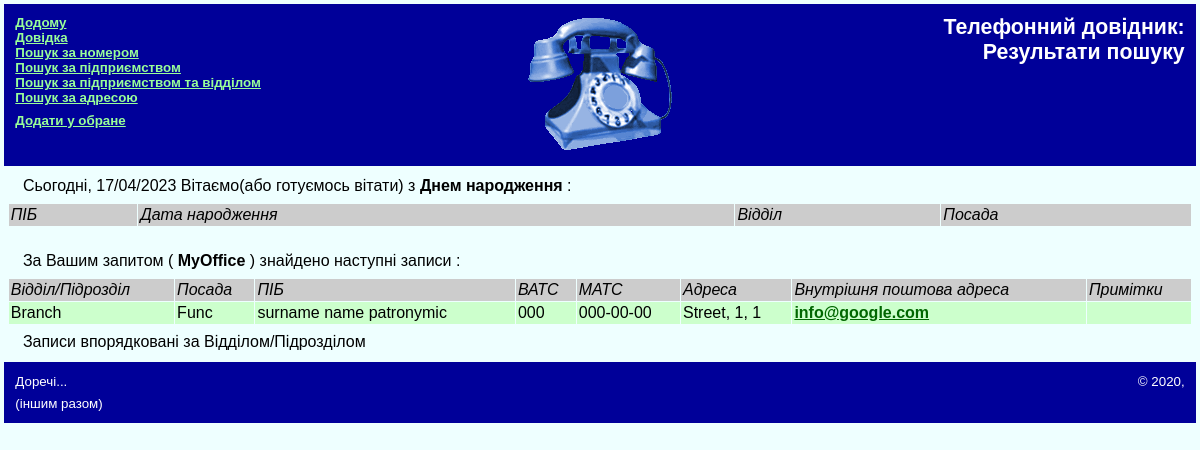
The app's page /searchn.php?n=1 with its own data.
### tables this page shows
CREATE TABLE office (
  offid int(10) unsigned NOT NULL auto_increment,
  office varchar(50) COMMENT 'Назва Підприемства',
  PRIMARY KEY (offid)
) COMMENT 'Перелік Підприемств';

CREATE TABLE ophone (
  id int(10) unsigned NOT NULL auto_increment,
  number varchar(5) NOT NULL DEFAULT '' COMMENT 'Внутрішній номер',
  number1 varchar(13) COMMENT 'Міський номер',
  offid int(10) COMMENT 'Код організації',
  strid int(10) COMMENT 'Код вулиці',
  funid int(10) COMMENT 'Код посади',
  branid int(10) COMMENT 'Код Відділу',
  surname varchar(25) COMMENT 'Призвище',
  name varchar(25) COMMENT 'Імя',
  patronymic varchar(25) COMMENT 'По батькові',
  birthday DATE COMMENT 'Дата народження', 
  house varchar(8) COMMENT 'Номер будинка адреси організації',
  flat smallint(7) unsigned COMMENT 'Номер кабінета організації',
  note varchar(250) COMMENT 'Коментар',
  sortindex int(4) COMMENT 'Порядковий номер для сортування записів',
  userMail varchar(50) COMMENT 'Внутрішня поштова адреса',
  PRIMARY KEY (id),
  INDEX number (number),
  INDEX office (offid)
) COMMENT 'Телефони підприємства';

CREATE TABLE branch (
  branid int(10) unsigned NOT NULL auto_increment,
  branch varchar(150) COMMENT 'Назва відділу',
  branindex int(3) COMMENT 'Порядковий номер для сортування записів',
  PRIMARY KEY (branid)
) COMMENT 'Перелік відділів';

CREATE TABLE func (
  funid int(10) unsigned NOT NULL auto_increment,
  func varchar(250) COMMENT 'Назва посади',
  funindex  varchar(4) COMMENT 'Індекс посади для сортування у відділі',
  PRIMARY KEY (funid)
) COMMENT 'Перелік посад';

CREATE TABLE street (
  strid int(10) unsigned NOT NULL auto_increment,
  town_pre varchar(10) COMMENT 'Тип місця',
  town varchar(50) COMMENT 'Назва місця',
  street_pre varchar(20) COMMENT 'Тип вулиць',
  street varchar(50) COMMENT 'Назва вулиць',
  PRIMARY KEY (strid)
) COMMENT 'Перелік вулиць';

### lang_ua.php (called while the page is built, shortened)
<?php
$la_31="знайдено наступні записи";
$la_34="ВАТС";
$la_35="МАТС";
$la_36="Відділ/Підрозділ";
$la_38="Адреса";
$la_42="За Вашим запитом";
$la_45="Посада";
$la_128="Записи впорядковані за Відділом/Підрозділом";
$la_130= "ПІБ";
$la_136="Примітки";
$la_139="Внутрішня поштова адреса";
?>

### searchn.inc (the view, shortened to what this page needs)
<?php
include_once('base.inc');
include_once('header.inc');
 $filename="searcho.inc";
$sql_office = "SELECT office FROM office WHERE offid='{$value}'";
$res_office = mysqli_query($link, $sql_office) or exit('Похибка виконання запиту до БД..'.$filename);
$row_office = mysqli_fetch_assoc($res_office);
$off = $row_office['office'];
$sql = "SELECT id, number, number1, func,  office, branch, branindex, surname, name, patronymic, street, house, flat, note, userMail, sortindex
FROM ophone, func, office, street, branch
WHERE office.offid='{$value}'
AND street.strid = ophone.strid
AND func.funid = ophone.funid
AND branch.branid = ophone.branid
AND (NOT trim(number1)='' OR NOT trim(number)='')
ORDER BY branindex, sortindex ";
?>
<P>
	<?php echo "Сьогодні, ".date('d/m/Y ')." Вітаємо(або готуємось вітати) з " ?>
	<STRONG>
		<?php echo "Днем народження" ?>
	</STRONG>
	:
</P>
<TABLE WIDTH="100%" CELLPADDING="2" CELLSPACING="1" BORDER="0">
	<TR CLASS="head">
		<TD><?php echo "ПІБ"; ?></TD>
		<TD><?php echo "Дата народження" ?></TD>
		<TD><?php echo "Відділ" ?></TD>
		<TD><?php echo "Посада " ?></TD>
		</TR>
</TABLE>
<br />
<?php
$res = mysqli_query($link, $sql) or exit($la_151_2 ." ". $la_151_9);
if (mysqli_num_rows($res)) {
?>
<P>
	<?php echo $la_42 ?> (
	<STRONG>
		<?php echo $off ?>
	</STRONG>)
		<?php echo $la_31 ?> :
</P>
	<TABLE WIDTH="100%" CELLPADDING="2" CELLSPACING="1" BORDER="0">
	<TR CLASS="head">
		<TD><?php echo $la_36 ?></TD>
		<TD><?php echo $la_45 ?></TD>
		<TD><?php echo $la_130?></TD>
		<TD><?php echo $la_34 ?></TD>
		<TD><?php echo $la_35 ?></TD>
		<TD><?php echo $la_38 ?></TD>
		<TD><?php echo $la_139 ?></TD>
		<TD><?php echo $la_136 ?></TD>
	</TR>
	<?php
  	while ($row = mysqli_fetch_assoc($res)) {
	?>
	<TR CLASS="data">
		<TD><?php echo $row['branch'] ?></TD>
		<TD><?php echo $row['func'] ?></TD>
		<TD><?php echo $row['surname']." ".$row['name']." ".$row['patronymic'] ?></TD>
		<TD><?php echo $row['number'] ?></TD>
		<TD><?php echo $row['number1'] ?></TD>
		<TD><?php echo "{$row['street']}, {$row['house']}, {$row['flat']}" ?></TD>
		<TD>
			<a href="mailto:<?php echo $row['userMail'] ?>"><?php echo $row['userMail'] ?>
			</a>
		</TD>
		<TD><?php echo $row['note'] ?></TD>
	</TR>
	<?php
  	}
?>
</TABLE>
<P>
	<?php echo $la_128 ?>
</P>
<?php
} else {
?>
<P><?php echo $la_48 ?>.</P>
<?php
  include('notfnd.inc');
}
include('footer.inc');
?>

### style.css (style rules this page uses)
BODY { background-color: #EEFFFF; color: #000000; font-family: Verdana, Helvetica, sans-serif; font-size: 10pt; margin: 0.1cm; }
A:link, A:visited { color: #006600; font-weight: bold; }
P, OL, UL, LI, TD { font-family: Verdana, Helvetica, sans-serif; margin: 0.2cm 0.4cm; font-size: 12pt; font-weight: normal; }
TR.head { background-color: #D6EEEE; background-color: #CCCCCC; font-family: Arial, Helvetica, sans-serif; font-size: 11pt; font-weight: normal; font-style: italic; }
TR.data { border-collapse: collapse; background-color: #CCFFCC; font-family: Arial, Helvetica, sans-serif; font-size: 11pt; font-weight: normal; font-style: normal; vertical-align: top; }

### records on screen
office: office "MyOffice"
ophone: branid.branch "Branch", funid.func "Func", surname "surname", name "name", patronymic "patronymic", number "000", number1 "000-00-00", strid.street "Street", house "1", flat "1", userMail "info@google.com"

### other values on screen
$la_0 "Додому"
$la_2 "Довідка"
$la_3 "Пошук за номером"
$la_6 "Пошук за підприємством"
$la_7 "Пошук за підприємством та відділом"
$la_8 "Пошук за адресою"
$la_9 "Додати у обране"
$la_10 "Телефонний довідник:"
$la_11 "Результати пошуку"
$la_42 "За Вашим запитом"
$la_31 "знайдено наступні записи"
$la_36 "Відділ/Підрозділ"
$la_45 "Посада"
$la_130 "ПІБ"
$la_34 "ВАТС"
